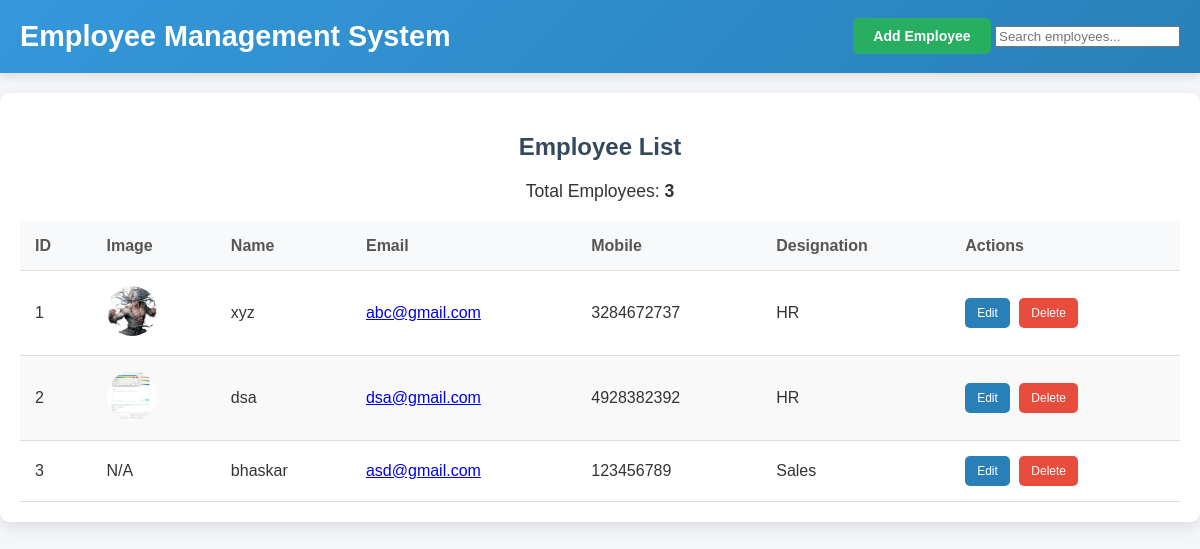
/employees/, run on the app's committed database.
### employee_app/models.py (models this page shows, shortened)
class Employee(models.Model):
    name = models.CharField(max_length=100)
    email = models.EmailField(unique=True)  # Example: Employee's email address
    mobile_no = models.CharField(max_length=10)  # Example: Mobile number
    gender = models.CharField(
        max_length=10,
        choices=[('Male', 'Male'), ('Female', 'Female'), ('Others', 'Others')],
        default='SELECT'  # Set default to 'Male'
    )  # Example: Gender (Male/Female)
    designation = models.CharField(
        max_length=100,
        choices=[('HR', 'HR'), ('Manager', 'Manager'), ('Sales', 'Sales')],
        default='SELECT'  # Set default to 'HR'
    )  # Example: Job designation
    course = models.CharField(
        max_length=50,
        choices = [
        ('MCA', 'MCA'),
        ('AIML', 'AIML')],
        default='SELECT'  # Set default to 'MCA'
    )  # Example: Training or course name
    image = models.ImageField(upload_to='employee_images/', null=True, blank=True)
    created_date = models.DateTimeField(default=datetime.datetime(2023, 12, 20, 12, 0, 0))  # Example default

### employee_app/views.py (the view)
# urls.py: path('employees/', views.employee_list, name='employee_list'),
def employee_list(request):
    employees = Employee.objects.all()
    return render(request, 'employee_list.html', {'employees': employees})

### employee_app/templates/employee_list.html (shortened to what this page needs)
{% load static %}
<!DOCTYPE html>
<html lang="en">
<head>
</head>
<body>
    <header>
        <h1>Employee Management System</h1>
        <div>
            <a href="{% url 'employee_add' %}" class="action-btn">Add Employee</a>
            <input type="text" id="searchBox" placeholder="Search employees..." onkeyup="searchFunction()">
        </div>
    </header>
    <div class="container">
        <h2>Employee List</h2>
        <div class="count-container">
            <p>Total Employees: <strong>{{ employees.count }}</strong></p>
        </div>
        <table class="employee-table" id="employeeTable">
            <thead>
                <tr>
                    <th>ID</th>
                    <th>Image</th>
                    <th>Name</th>
                    <th>Email</th>
                    <th>Mobile</th>
                    <th>Designation</th>
                    <th>Actions</th>
                </tr>
            </thead>
            <tbody>
                {% for employee in employees %}
                <tr>
                    <td>{{ forloop.counter }}</td>
                    <td>
                        {% if employee.image %}
                            <img src="{{ employee.image.url }}" alt="Image">
                        {% else %}
                            N/A
                        {% endif %}
                    </td>
                    <td>{{ employee.name }}</td>
                    <td><a href="mailto:{{ employee.email }}">{{ employee.email }}</a></td>
                    <td>{{ employee.mobile_no }}</td>
                    <td>{{ employee.designation }}</td>
                    <td class="action-links">
                        <a href="{% url 'employee_edit' employee.id %}" class="edit">Edit</a>
                        <a href="{% url 'employee_delete' employee.id %}" class="delete" onclick="return confirm('Delete this employee?')">Delete</a>
                    </td>
                </tr>
                {% empty %}
                <tr>
                    <td colspan="7" style="text-align:center;">No employees found.</td>
                </tr>
                {% endfor %}
            </tbody>
        </table>
    </div>
</body>
</html>

### employee_app/templates/employee_list.html (style rules this page uses)
body { font-family: 'Poppins', sans-serif; margin: 0; padding: 0; background-color: #f5f6fa; color: #333; }
header { background: linear-gradient(135deg, #3498db, #2980b9); color: white; padding: 20px; display: flex; justify-content: space-between; align-items: center; flex-wrap: wrap; box-shadow: 0 4px 8px rgba(0, 0, 0, 0.1); }
header h1 { font-size: 1.8em; margin: 0; }
header .action-btn { background-color: #27ae60; color: white; padding: 10px 20px; text-decoration: none; border-radius: 5px; font-size: 14px; font-weight: bold; transition: background 0.3s; }
.container { margin: 20px auto; padding: 20px; max-width: 1200px; background: white; border-radius: 10px; box-shadow: 0 5px 15px rgba(0, 0, 0, 0.1); }
h2 { text-align: center; color: #34495e; margin-bottom: 20px; }
.employee-table { width: 100%; border-collapse: collapse; }
.employee-table th, .employee-table td { padding: 15px; text-align: left; border-bottom: 1px solid #ddd; }
.employee-table th { background: #f8f9fa; font-weight: bold; color: #555; }
.employee-table tbody tr:nth-child(even) { background: #f9f9f9; }
.employee-table img { border-radius: 50%; height: 50px; width: 50px; }
.action-links a { padding: 8px 12px; margin-right: 5px; font-size: 12px; border-radius: 5px; text-decoration: none; color: white; display: inline-block; transition: 0.3s; }
.action-links a.edit { background: #2980b9; }
.action-links a.delete { background: #e74c3c; }
.count-container { text-align: center; margin-bottom: 20px; font-size: 1.1em; }

### data on the page
Employee: image (picture), name "xyz", email "abc@gmail.com", mobile_no "3284672737", designation "HR"
Employee: image (picture), name "dsa", email "dsa@gmail.com", mobile_no "4928382392", designation "HR"
Employee: image "N/A", name "bhaskar", email "asd@gmail.com", mobile_no "123456789", designation "Sales"

### other printed values
{{ employees.count }} "3"
